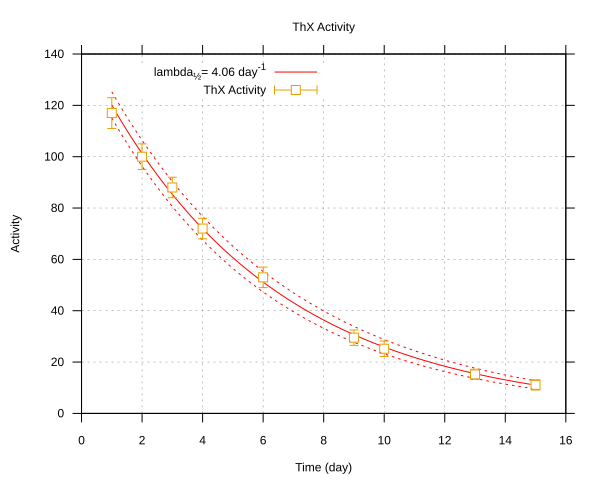

This chart was generated by the following gnuplot code:
set terminal svg background "white"
set out "lambda_fit.svg"
set key left
set ylabel "Activity"
set xlabel "Time (day)"
set title "ThX Activity"
set tics out 
set grid 

plot \
	`cat ThX_lambda.fit`,\
	"ThX_data.txt" with err title "ThX Activity"
	
	
